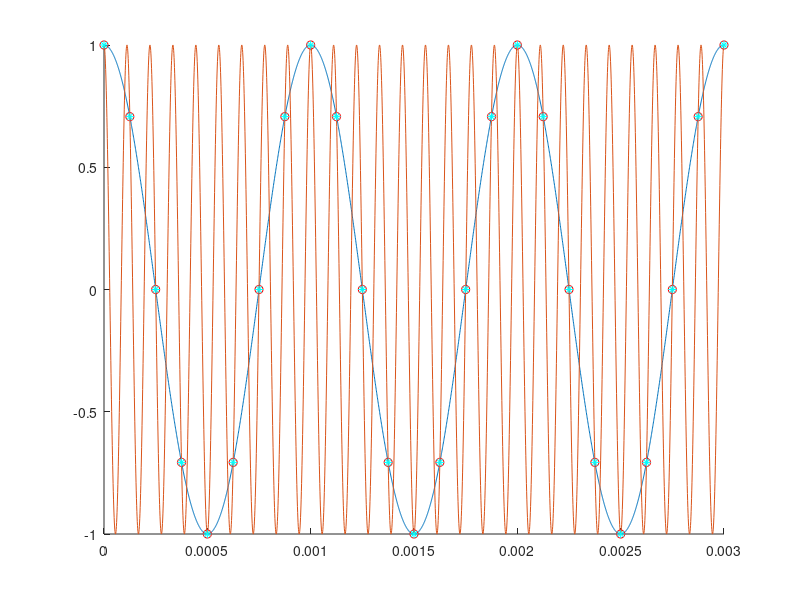

Write the MATLAB code that produced this figure. (Note: this script raises an error after producing the figure.)
%% Question 1
%a
time = [0:1/1000000:3/1000];
g1 = cos(2*pi*(1000)*time);
g2 = cos(2*pi*(9000)*time);
figure(1)
hold on
plot(time, g1)
plot(time, g2)

%b
time = [0:1/8000:3/1000]; %sampling now at 8ksps
g1 = cos(2*pi*(1000)*time);
g2 = cos(2*pi*(9000)*time);
plot(time, g1, 'ro')
plot(time, g2, 'c*')

%c 
%TODO

%% Question 2
% TODO

%% Question 3 works sort of, part D gives issues??? Ask about later
figure(2)
%a
n = 0:50;
a = [1 -1.3 0.72 0.081 -0.3645];
b = [2 2.8 1.6 -0.4 -1.2];
h = impz(b, a, n);
stem(h)

%b
figure(3)
for m = 0:75
    if m <= 30
        x(m+1) = m*(30-m);
    else
        x(m+1) = 0;
    end
end
z = filter(b, a, x);
stem(z)
%c
figure(4)
d = conv(h, x);
stem(d)
%d
sizeD = size(d)
sizeZ = size(z)
C = z(1, 1:76) == d(1, 1:76)
if z(1, 1:76) == d(1, 1:76)
   test = 'Equal!'
else
  test ='Not Equal!'
end

%% Question 4
%a
%TODO

%b
[x_long,Fs] = audioread('guitar10min.ogg');
x = x_long(55*Fs:65*Fs,1);
x = x/max(abs(x));
obj1 = audioplayer(x,Fs);


%%  Question 5
% TODO
